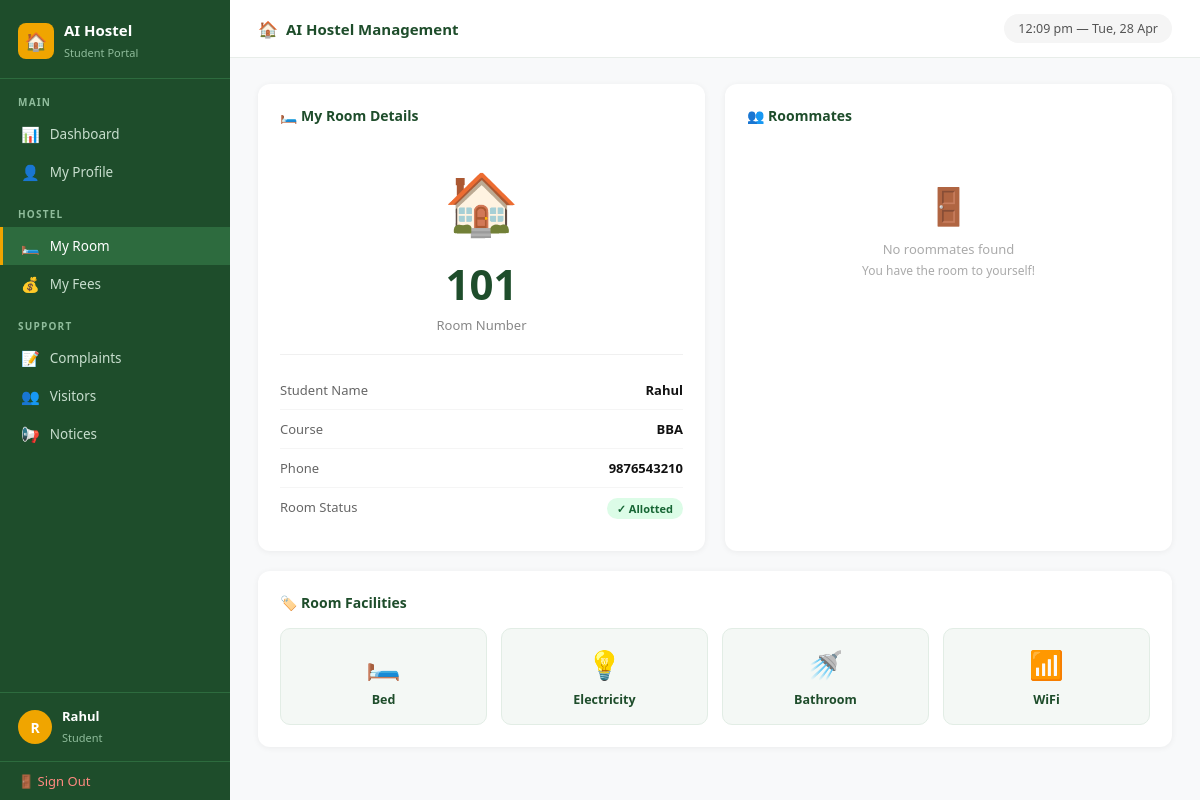
/student/room/ (signed in), run on an earlier commit of the app's database.
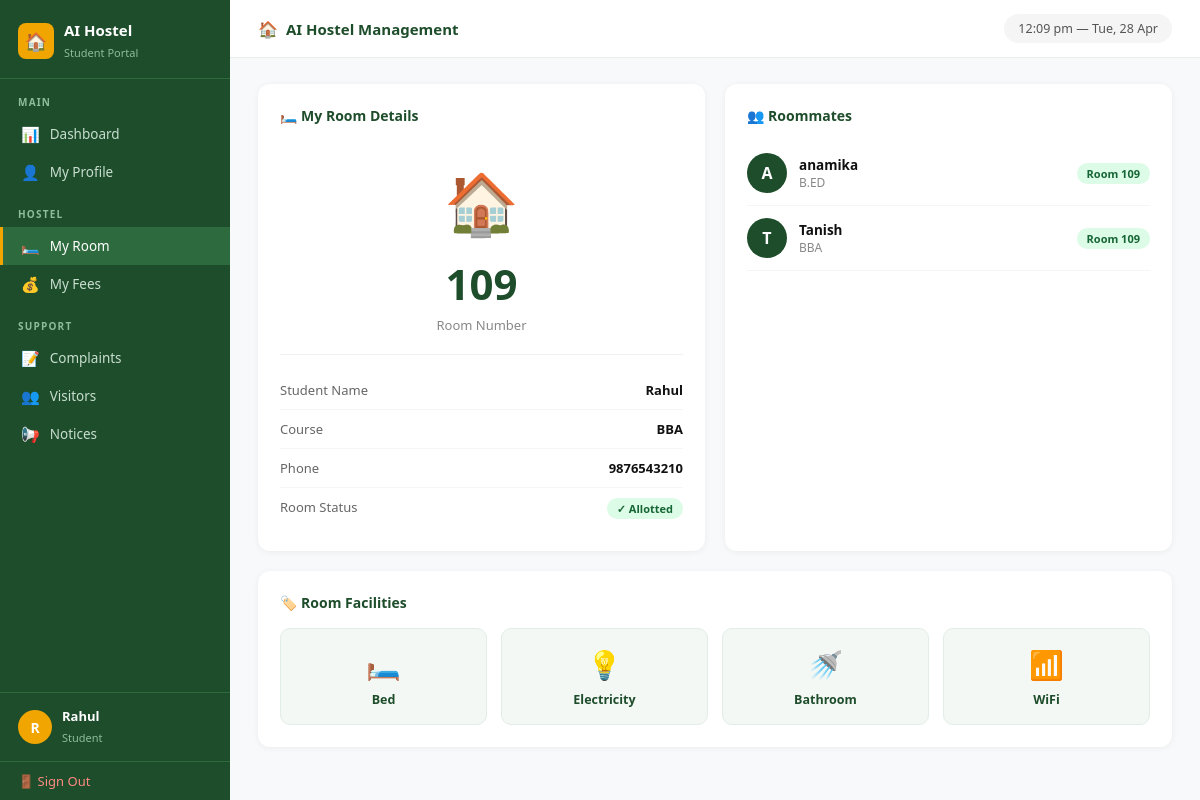
And on a later commit of the database.
### hostel_app/models.py (models this page shows, shortened)
class Student(models.Model):
    user = models.OneToOneField(User, on_delete=models.CASCADE, null=True, blank=True)
    name = models.CharField(max_length=100)
    email = models.EmailField(unique=True)
    phone = models.CharField(max_length=15)
    course = models.CharField(max_length=100)
    room_number = models.IntegerField(null=True, blank=True)

### hostel_app/views.py (the view)
# urls.py: path('student/room/', views.my_room, name='my_room'),
@login_required(login_url='/student/login/')
def my_room(request):
    student = Student.objects.get(user=request.user)
    roommates = Student.objects.filter(
        room_number=student.room_number
    ).exclude(id=student.id)
    return render(request, 'hostel_app/student/room.html', {
        'student': student,
        'roommates': roommates
    })

### hostel_app/templates/hostel_app/student/room.html (shortened to what the changed rows need)
{% extends 'hostel_app/student/base.html' %}
{% block content %}
<div style="display: grid; grid-template-columns: 1fr 1fr; gap: 20px;">
    <div class="section-box">
        <div style="text-align: center; padding: 20px 0;">
            <div style="font-size: 60px; margin-bottom: 12px;">🏠</div>
            <h2 style="font-size: 42px; color: #1e4d2b; font-weight: 700;">
                {{ student.room_number|default:"—" }}
            </h2>
            <p style="font-size: 13px; color: #888; margin-top: 4px;">Room Number</p>
        </div>
        <div style="border-top: 1px solid #f0f0f0; padding-top: 16px;">
            <div style="display: flex; justify-content: space-between;
                        padding: 10px 0; border-bottom: 1px solid #f5f5f5;">
                <span style="font-size: 13px; color: #666;">Student Name</span>
                <span style="font-size: 13px; color: #111; font-weight: 600;">
                    {{ student.name }}
                </span>
            </div>
            <div style="display: flex; justify-content: space-between;
                        padding: 10px 0; border-bottom: 1px solid #f5f5f5;">
                <span style="font-size: 13px; color: #666;">Course</span>
                <span style="font-size: 13px; color: #111; font-weight: 600;">
                    {{ student.course }}
                </span>
            </div>
            <div style="display: flex; justify-content: space-between;
                        padding: 10px 0; border-bottom: 1px solid #f5f5f5;">
                <span style="font-size: 13px; color: #666;">Phone</span>
                <span style="font-size: 13px; color: #111; font-weight: 600;">
                    {{ student.phone }}
                </span>
            </div>
        </div>
    </div>
    <div class="section-box">
        {% if roommates %}
            {% for mate in roommates %}
            <div style="display: flex; align-items: center; gap: 12px;
                        padding: 12px 0; border-bottom: 1px solid #f5f5f5;">
                <div style="width: 40px; height: 40px; background: #1e4d2b;
                            border-radius: 50%; display: flex; align-items: center;
                            justify-content: center; color: white; font-weight: 700;
                            font-size: 16px; flex-shrink: 0;">
                    {{ mate.name|first|upper }}
                </div>
                <div>
                    <p style="font-size: 13.5px; color: #111; font-weight: 600;">
                        {{ mate.name }}
                    </p>
                    <p style="font-size: 12px; color: #888;">{{ mate.course }}</p>
                </div>
                <span class="badge badge-paid" style="margin-left: auto;">
                    Room {{ mate.room_number }}
                </span>
            </div>
            {% endfor %}
        {% else %}
            <div style="text-align: center; padding: 40px 0; color: #aaa;">
                <div style="font-size: 36px; margin-bottom: 10px;">🚪</div>
                <p style="font-size: 13px;">No roommates found</p>
                <p style="font-size: 12px; margin-top: 4px;">You have the room to yourself!</p>
            </div>
        {% endif %}
    </div>
</div>
{% endblock %}

### hostel_app/templates/hostel_app/student/base.html (shortened to what this page needs)
<!DOCTYPE html>
<html lang="en">
<head>
</head>
<body>
<div class="sidebar">
    <div class="sidebar-logo">
        <div class="logo-icon">🏠</div>
        <div class="logo-text">
            <h3>AI Hostel</h3>
            <span>Student Portal</span>
        </div>
    </div>
    <nav class="sidebar-nav">
        <div class="nav-section-label">Main</div>
        <a href="{% url 'student_dashboard' %}"
           class="{% if request.resolver_match.url_name == 'student_dashboard' %}active{% endif %}">
            <span class="nav-icon">📊</span> Dashboard
        </a>
        <a href="{% url 'student_profile' %}"
           class="{% if request.resolver_match.url_name == 'student_profile' %}active{% endif %}">
            <span class="nav-icon">👤</span> My Profile
        </a>
        <div class="nav-section-label">Hostel</div>
        <a href="{% url 'my_room' %}"
           class="{% if request.resolver_match.url_name == 'my_room' %}active{% endif %}">
            <span class="nav-icon">🛏️</span> My Room
        </a>
        <a href="{% url 'my_fees' %}"
           class="{% if request.resolver_match.url_name == 'my_fees' %}active{% endif %}">
            <span class="nav-icon">💰</span> My Fees
        </a>
        <div class="nav-section-label">Support</div>
        <a href="{% url 'student_complaint' %}"
           class="{% if request.resolver_match.url_name == 'student_complaint' %}active{% endif %}">
            <span class="nav-icon">📝</span> Complaints
        </a>
        <a href="{% url 'visitor_request' %}"
           class="{% if request.resolver_match.url_name == 'visitor_request' %}active{% endif %}">
            <span class="nav-icon">👥</span> Visitors
        </a>
        <a href="{% url 'student_notices' %}"
           class="{% if request.resolver_match.url_name == 'student_notices' %}active{% endif %}">
            <span class="nav-icon">📢</span> Notices
        </a>
    </nav>
    <div class="sidebar-user">
        <div class="user-avatar">{{ student.name|first|upper }}</div>
        <div class="user-info">
            <p>{{ student.name }}</p>
            <span>Student</span>
        </div>
    </div>
    <a href="{% url 'student_logout' %}" class="signout-link">
        🚪 Sign Out
    </a>
</div>
<div class="main">
    <div class="topbar">
        <div class="topbar-left">
            <span>🏠</span>
            <h2>AI Hostel Management</h2>
        </div>
        <span class="clock" id="clock"></span>
    </div>
    <div class="content">
        {% block content %}{% endblock %}
    </div>
</div>
</body>
</html>

What changed in the data, as far as the page shows it:
changed Student "Rahul": room_number "101" → "109"
now on this page (row edited): Student: name|first "A", name "anamika", course "B.ED", room_number "109"
now on this page (row unchanged): Student: name|first "T", name "Tanish", course "BBA", room_number "109"
Also different on the page:
text no longer shown: "🚪 No roommates found You have the room to yourself!"
